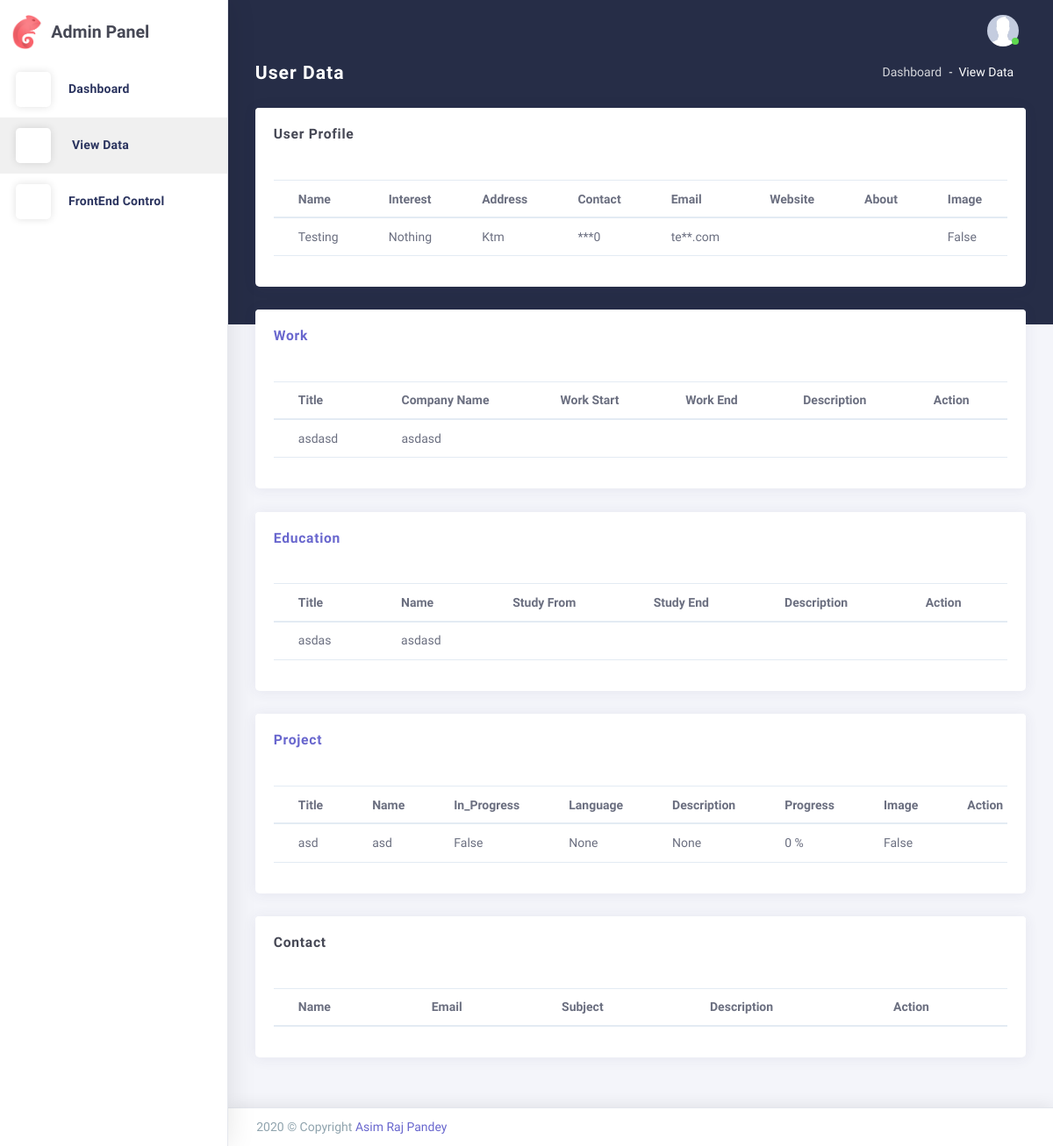
The page /admin-Panel/view/ (signed in) on the database as committed earlier.
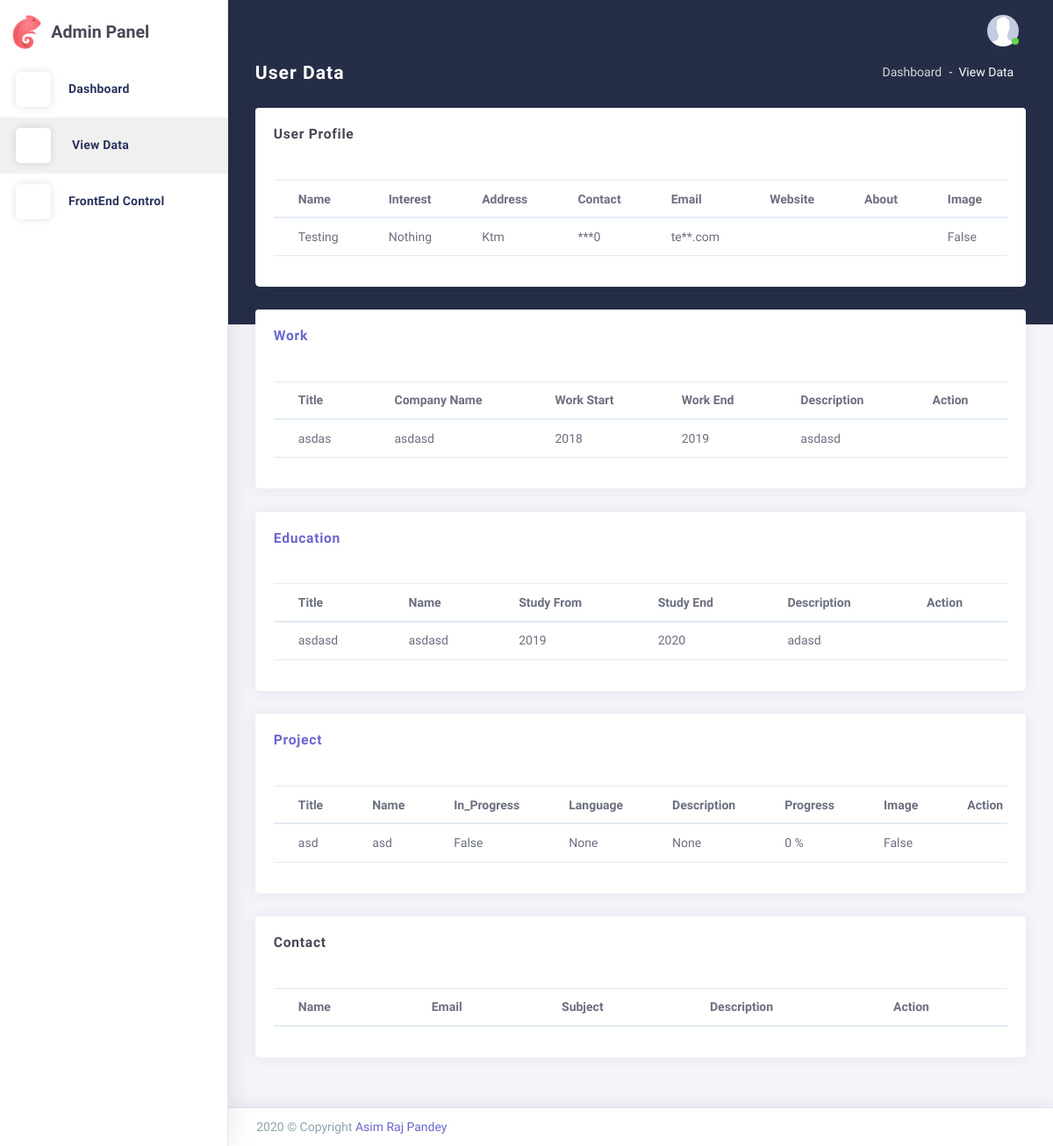
The same page on the database as committed later.
### User/models.py (models this page shows, shortened)
class Work(models.Model):
    user = models.ForeignKey(User,on_delete=models.CASCADE)
    title = models.CharField(max_length=30,default='Undefined')
    c_name = models.CharField(max_length=30,default='Undefined')
    work_from = models.CharField(max_length=30,default='Undefined')
    work_till = models.CharField(max_length=30,default='Undefined')
    description = models.TextField(null=True)

class Education(models.Model):
    user = models.ForeignKey(User,on_delete=models.CASCADE)
    title = models.CharField(max_length=30,default='Undefined')
    name = models.CharField(max_length=50,default='Undefined')
    study_from = models.CharField(max_length=30,default='Undefined')
    study_till = models.CharField(max_length=30,default='Undefined')
    description = models.TextField(null=True)

class Project(models.Model):
    user = models.ForeignKey(User,on_delete=models.CASCADE)
    title = models.CharField(max_length=30,default='Undefined')
    name = models.CharField(max_length=30,default='Undefined')
    in_progress = models.BooleanField(default=False)
    language = models.CharField(max_length=30,null=True)
    description = models.TextField(null=True)
    completion = models.IntegerField(default='0')
    image = models.ImageField(upload_to='project/',null=True)

### adminpanel/views.py (the view)
# urls.py: path('view/',views.table,name='view'),
@login_required(login_url='login')
def table(request):
    user = request.user
    profile = UserProfile.objects.get(vuser = user)
    email = profile.email
    phone = str(profile.phone_no)
    extra = {
        'phone': phone[-3:],
        'email': email[0:2]
    }
    work = Work.objects.filter(user = user)
    education = Education.objects.filter(user = user)
    project = Project.objects.filter(user = user)
    contact = Contact.objects.filter(user = user)
    return render(request, 'admin-panel/panel/tables.html', {'data':profile,'project':project,'work':work,'education':education,'extra':extra,'active':'active' ,'contact':contact})

### template/admin-panel/panel/tables.html (shortened to what the changed rows need)
{% extends 'admin-panel/panel/template/main.html'%}
{% load static %}
{% block 'content'%}
    <div class="app-content content">
      <div class="content-wrapper">
        <div class="content-body">
			<div class="row">
			<div class="col-12">
			<div class="card">
			<div class="card-content collapse show">
				<div class="card-body">
					<div class="table-responsive">
						<table class="table">
							<thead>
								<tr>
									<th>Name</th>
									<th>Interest</th>
									<th>Address</th>
									<th>Contact</th>
									<th>Email</th>
									<th>Website</th>
									<th>About</th>
									<th>Image</th>
								</tr>
							</thead>
						</table>
					</div>
				</div>
			</div>
		</div>
	</div>
			</div>
		</div>
		<div class="content-body">
				<div class="row">
				<div class="col-12">
				<div class="card">
				<div class="card-content collapse show">
					<div class="card-body">
						<div class="table-responsive">
							<table class="table">
								<thead>
									<tr>
										<th>Title</th>
										<th>Company Name</th>
										<th>Work Start</th>
										<th>Work End</th>
										<th>Description</th>
										<th>Action</th>
									</tr>
								</thead>
								<tbody>
									{% for w in work%}
									<tr>
										<td>{{w.title}}</td>
										<td>{{w.c_name}}</td>
										<td>{{w.work_from}}</td>
										<td>{{w.work_till}}</td>
										<td>{{w.description}}</td>
										<td>
											<a href="{%url 'editWork' w.id %}"><i class="la la-edit"></i></a> &nbsp;&nbsp;
											<a href="{%url 'deleteWork' w.id %}" onclick="return confirm('Are you sure you want to delete this data?');"><i class="ft-trash"></i></a>
										</td>
									</tr>
									{% endfor %}
								</tbody>
							</table>
						</div>
					</div>
				</div>
			</div>
		</div>
				</div>
		</div>
		<div class="content-body">
				<div class="row">
				<div class="col-12">
				<div class="card">
				<div class="card-content collapse show">
					<div class="card-body">
						<div class="table-responsive">
							<table class="table">
								<thead>
									<tr>
										<th>Title</th>
										<th>Name</th>
										<th>Study From</th>
										<th>Study End</th>
										<th>Description</th>
										<th>Action</th>
									</tr>
								</thead>
								<tbody>
									{% for e in education%}
									<tr>
										<td>{{e.title}}</td>
										<td>{{e.name}}</td>
										<td>{{e.study_from}}</td>
										<td>{{e.study_till}}</td>
										<td>{{e.description}}</td>
										<td>
											<a href="{%url 'editEducation' e.id%}"><i class="la la-edit"></i></a> &nbsp;&nbsp;
											<a href="{%url 'deleteEducation' e.id%}" onclick="return confirm('Are you sure you want to delete this data?');"><i class="ft-trash"></i></a>
										</td>
									</tr>
									{% endfor %}
								</tbody>
							</table>
						</div>
					</div>
				</div>
			</div>
		</div>
				</div>
		</div>
		<div class="content-body">
				<div class="row">
				<div class="col-12">
				<div class="card">
				<div class="card-content collapse show">
					<div class="card-body">
						<div class="table-responsive">
							<table class="table">
								<thead>
									<tr>
										<th>Title</th>
										<th>Name</th>
										<th>In_Progress</th>
										<th>Language</th>
										<th>Description</th>
										<th>Progress</th>
										<th>Image</th>
										<th>Action</th>
									</tr>
								</thead>
								<tbody>
									{% for p in project %}
									<tr>
										<td>{{p.title}}</td>
										<td>{{p.name}}</td>
										<td>
										{%if p.in_progress%}
											True
										{% else %}
											False
										{%endif%}
										</td>
										<td>{{p.language}}</td>
										<td>{{p.description}}</td>
										<td>{{p.completion}} %</td>
										<td>
											{% if p.image != '' %}
												True
											{% else %}
												False
											{% endif %}
										</td>
										<td>
											<a href="{%url 'editProject' p.id%}"><i class="la la-edit"></i></a>
											<a href="{%url 'deleteProject' p.id%}" onclick="return confirm('Are you sure you want to delete this data?');"><i class="ft-trash"></i></a>
										</td>
									</tr>
									{% endfor %}
								</tbody>
							</table>
						</div>
					</div>
				</div>
			</div>
		</div>
				</div>
		</div>
		<div class="content-body">
				<div class="row">
				<div class="col-12">
				<div class="card">
				<div class="card-content collapse show">
					<div class="card-body">
						<div class="table-responsive">
							<table class="table">
								<thead>
									<tr>
										<th>Name</th>
										<th>Email</th>
										<th>Subject</th>
										<th>Description</th>
										<th>Action</th>
									</tr>
								</thead>
							</table>
						</div>
					</div>
				</div>
			</div>
		</div>
				</div>
		</div>
      </div>
    </div>
{% endblock %}

Rows that differ between the two databases and show on the page:
removed Work: title "asdasd", c_name "asdasd"
removed Education: title "asdas", name "asdasd"
added Work: title "asdas", c_name "asdasd", work_from "2018", work_till "2019", description "asdasd"
added Education: title "asdasd", name "asdasd", study_from "2019", study_till "2020", description "adasd"
